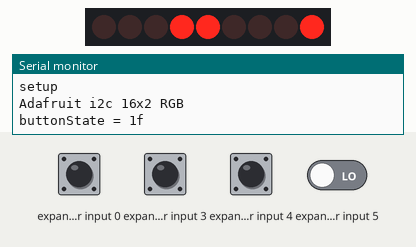
Recording of a program running on a simulated ATmega32, built with avr-gcc and emulated at 1 MHz. On the bench: 9 port-expander outputs drawn as a row of LEDs (first output left, lit = HIGH), the last lines printed to the serial monitor. Wiring (inferred from the names in the program): MCP23017 port expander at I2C address 0x20. Wiring (inferred from the signals the program sends): row of LEDs: on Q1, Q2, Q8, Q9, Q10, Q11, Q12, Q13, Q15. Inputs (shaded band) come from the test bench; at power-on: expander input 0, expander input 3, expander input 4 HIGH, expander input 5 LOW.

Above: at 1.02 s.
1.3 s: expander input 4 pulled LOW for 0.15 s
At 1.74 s:
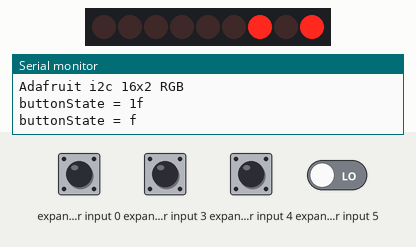
2.0 s: expander input 0 pulled LOW for 1 s
3.6 s: expander input 4 pulled LOW for 1 s
At 5.08 s:
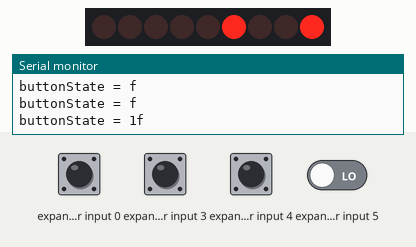
8.3 s: expander input 0 driven LOW and expander input 4 driven LOW
At 8.87 s:
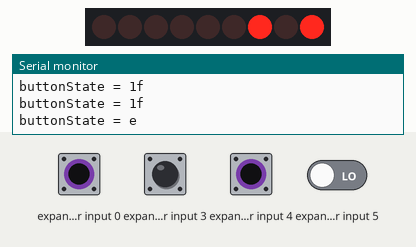
Timing chart, 0 to 11.1 s (numbered marks = the images above; inputs shaded):
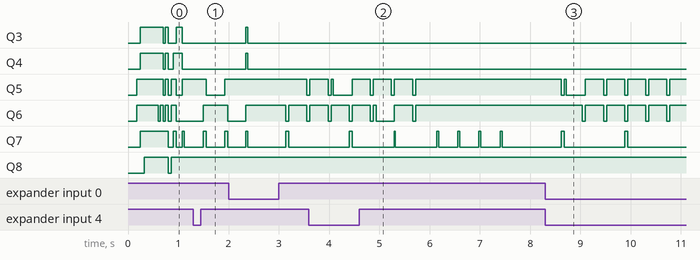

The program:

main.c
```c
#include <avr/io.h>
#include <util/delay.h>
#include <stdio.h>
#include "lcd.h"
#include "uart.h"

#define LCD_ADDRESS 0x40
#define COLUMN_COUNT 16
#define LINE_COUNT 2


#define PRESSED_CHAR '\1'
#define RELEASED_CHAR '\2'
#define UNCHANGED_CHAR '\3'

const uint8_t PRESSED_MAP[] = {
    0b00000,
    0b00000,
    0b00000,
    0b01110,
    0b01110,
    0b01110,
    0b11111,
    0b11111
};


const uint8_t RELEASED_MAP[] = {
    0b00000,
    0b01110,
    0b01110,
    0b01110,
    0b01110,
    0b01110,
    0b11111,
    0b11111
};


const uint8_t UNCHANGED_MAP[] = {
    0b00000,
    0b00000,
    0b00000,
    0b00000,
    0b00000,
    0b00000,
    0b11111,
    0b11111
};


char buffer[17];
uint8_t previousButtonState = 0x00;
uint8_t pressed;
uint8_t released;


void setup()
{
    // Debugging output
    initUart();
    _delay_ms(1);
    print("\r\nsetup\r\n");
    // set up the LCD's number of columns and rows:
    lcdBegin(LCD_ADDRESS, COLUMN_COUNT, LINE_COUNT);
    lcdNoCursor();
    lcdNoBlink();
    lcdSetCursor(10, 0);
    lcdPrint("Hello");
    lcdSetCursor(10, 1);
    lcdPrint("World!");
    lcdCreateChar(PRESSED_CHAR, PRESSED_MAP);
    lcdCreateChar(RELEASED_CHAR, RELEASED_MAP);
    lcdCreateChar(UNCHANGED_CHAR, UNCHANGED_MAP);
    buffer[16] = '\0';
}


int main(void)
{
    setup();
    print("\r\nAdafruit i2c 16x2 RGB\r\n");
    lcdSetCursor(0, 0);
    lcdPrint("SRDUL");
    for (;;)
    {
        uint8_t buttonState = lcdButtonState();
        printValue("buttonState", buttonState);
        pressed = (buttonState ^ previousButtonState) & previousButtonState;
        released = (buttonState ^ previousButtonState) & ~previousButtonState;
        for (uint8_t i = SELECT_BUTTON_PIN; i <= LEFT_BUTTON_PIN; ++i)
        {
            buffer[i] = ((pressed & _BV(i)) != 0) ? PRESSED_CHAR : ((released & _BV(i)) != 0) ? RELEASED_CHAR : UNCHANGED_CHAR;
        }
        buffer[5] = '\0';
        lcdSetCursor(0, 1);
        lcdPrint(buffer);
        previousButtonState = buttonState;
        _delay_ms(250);
    }
}
```

i2cmaster.c
```c
/*************************************************************************
* Title:    I2C master library using hardware TWI interface
* Author:   Peter Fleury <pfleury@gmx.ch>  http://jump.to/fleury
* File:     $Id: twimaster.c,v 1.4 2015/01/17 12:16:05 peter Exp $
* Software: AVR-GCC 3.4.3 / avr-libc 1.2.3
* Target:   any AVR device with hardware TWI
* Usage:    API compatible with I2C Software Library i2cmaster.h
**************************************************************************/
#include "i2cmaster.h"

#include <inttypes.h>
#include <stdio.h>
#include <compat/twi.h>


/* define CPU frequency in hz here if not defined in Makefile */
#ifndef F_CPU
#define F_CPU 1000000UL
#endif

/* I2C clock in Hz */
#define SCL_CLOCK  10000UL

/*************************************************************************
 Initialization of the I2C bus interface. Need to be called only once
*************************************************************************/
void i2c_init(void)
{

// Internal Pull up is not enabled. So external Pull ups are must.
// In case internal pull up is needed, please configure here first.

  /* initialize TWI clock; TWPS = 0 => prescaler = 1 */

  TWSR = 0;                         /* no prescaler */
  TWBR = ((F_CPU/SCL_CLOCK)-16)/2;  /* must be > 10 for stable operation */

}/* i2c_init */


/*************************************************************************
  Issues a start condition and sends address and transfer direction.
  return 0 = device accessible, 1= failed to access device
*************************************************************************/
unsigned char i2c_start(unsigned char address)
{
    uint8_t   twst;

	// send START condition
	TWCR = (1<<TWINT) | (1<<TWSTA) | (1<<TWEN);

	// wait until transmission completed
	while(!(TWCR & (1<<TWINT)));

	// check value of TWI Status Register. Mask prescaler bits.
	twst = TW_STATUS & 0xF8;
	if ( (twst != TW_START) && (twst != TW_REP_START)) return 1;

	// send device address
	TWDR = address;
	TWCR = (1<<TWINT) | (1<<TWEN);

	// wail until transmission completed and ACK/NACK has been received
	while(!(TWCR & (1<<TWINT)));

	// check value of TWI Status Register. Mask prescaler bits.
	twst = TW_STATUS & 0xF8;
	if ( (twst != TW_MT_SLA_ACK) && (twst != TW_MR_SLA_ACK) ) return 1;

	return 0;

}/* End of i2c_start */


/*************************************************************************
 Issues a start condition and sends address and transfer direction.
 If device is busy, use ack polling to wait until device is ready

 Input:   address and transfer direction of I2C device
*************************************************************************/
void i2c_start_wait(unsigned char address)
{
    uint8_t   twst;
    while ( 1 )
    {
	    // send START condition
	    TWCR = (1<<TWINT) | (1<<TWSTA) | (1<<TWEN);
    	// wait until transmission completed
    	while(!(TWCR & (1<<TWINT)));

    	// check value of TWI Status Register. Mask prescaler bits.
    	twst = TW_STATUS & 0xF8;
        //printValue("twst 1", twst);
    	if ( (twst != TW_START) && (twst != TW_REP_START)) continue;

    	// send device address
    	TWDR = address;
    	TWCR = (1<<TWINT) | (1<<TWEN);

    	// wail until transmission completed
    	while(!(TWCR & (1<<TWINT)));

    	// check value of TWI Status Register. Mask prescaler bits.
    	twst = TW_STATUS & 0xF8;
    	if ( (twst == TW_MT_SLA_NACK )||(twst ==TW_MR_DATA_NACK) )
    	{
    	    /* device busy, send stop condition to terminate write operation */
	        TWCR = (1<<TWINT) | (1<<TWEN) | (1<<TWSTO);

	        // wait until stop condition is executed and bus released
	        while(TWCR & (1<<TWSTO));
    	    continue;
    	}
    	//if( twst != TW_MT_SLA_ACK) return 1;
    	break;
     }

}/* i2c_start_wait */


/*************************************************************************
 Issues a repeated start condition and sends address and transfer direction

 Input:   address and transfer direction of I2C device

 Return:  0 device accessible
          1 failed to access device
*************************************************************************/
unsigned char i2c_rep_start(unsigned char address)
{
    return i2c_start( address );

}/* i2c_rep_start */


/*************************************************************************
 Terminates the data transfer and releases the I2C bus
*************************************************************************/
void i2c_stop(void)
{
    /* send stop condition */
	TWCR = (1<<TWINT) | (1<<TWEN) | (1<<TWSTO);

	// wait until stop condition is executed and bus released
	while(TWCR & (1<<TWSTO));

}/* i2c_stop */


/*************************************************************************
  Send one byte to I2C device

  Input:    byte to be transfered
  Return:   0 write successful
            1 write failed
*************************************************************************/
unsigned char i2c_write( unsigned char data )
{
    uint8_t   twst;

	// send data to the previously addressed device
	TWDR = data;
	TWCR = (1<<TWINT) | (1<<TWEN);

	// wait until transmission completed
	while(!(TWCR & (1<<TWINT)));

	// check value of TWI Status Register. Mask prescaler bits
	twst = TW_STATUS & 0xF8;
	if( twst != TW_MT_DATA_ACK) return 1;
	return 0;

}/* i2c_write */


/*************************************************************************
 Read one byte from the I2C device, request more data from device

 Return:  byte read from I2C device
*************************************************************************/
unsigned char i2c_readAck(void)
{
	TWCR = (1<<TWINT) | (1<<TWEN) | (1<<TWEA);
	while(!(TWCR & (1<<TWINT)));

    return TWDR;

}/* i2c_readAck */


/*************************************************************************
 Read one byte from the I2C device, read is followed by a stop condition

 Return:  byte read from I2C device
*************************************************************************/
unsigned char i2c_readNak(void)
{
	TWCR = (1<<TWINT) | (1<<TWEN);
	while(!(TWCR & (1<<TWINT)));

    return TWDR;

}/* i2c_readNak */
```

i2cmaster.h
```c
#ifndef _I2CMASTER_H
#define _I2CMASTER_H
/*************************************************************************
* Title:    C include file for the I2C master interface
*           (i2cmaster.S or twimaster.c)
* Author:   Peter Fleury <pfleury@gmx.ch>
* File:     $Id: i2cmaster.h,v 1.12 2015/09/16 09:27:58 peter Exp $
* Software: AVR-GCC 4.x
* Target:   any AVR device
* Usage:    see Doxygen manual
**************************************************************************/

/**
 @file
 @defgroup pfleury_ic2master I2C Master library
 @code #include <i2cmaster.h> @endcode

 @brief I2C (TWI) Master Software Library

 Basic routines for communicating with I2C slave devices. This single master
 implementation is limited to one bus master on the I2C bus.

 This I2c library is implemented as a compact assembler software implementation of the I2C protocol
 which runs on any AVR (i2cmaster.S) and as a TWI hardware interface for all AVR with built-in TWI hardware (twimaster.c).
 Since the API for these two implementations is exactly the same, an application can be linked either against the
 software I2C implementation or the hardware I2C implementation.

 Use 4.7k pull-up resistor on the SDA and SCL pin.

 Adapt the SCL and SDA port and pin definitions and eventually the delay routine in the module
 i2cmaster.S to your target when using the software I2C implementation !

 Adjust the  CPU clock frequence F_CPU in twimaster.c or in the Makfile when using the TWI hardware implementaion.

 @note
    The module i2cmaster.S is based on the Atmel Application Note AVR300, corrected and adapted
    to GNU assembler and AVR-GCC C call interface.
    Replaced the incorrect quarter period delays found in AVR300 with
    half period delays.

 @author Peter Fleury pfleury@gmx.ch  http://tinyurl.com/peterfleury
 @copyright (C) 2015 Peter Fleury, GNU General Public License Version 3

 @par API Usage Example
  The following code shows typical usage of this library, see example test_i2cmaster.c

 @code

 #include <i2cmaster.h>


 #define Dev24C02  0xA2      // device address of EEPROM 24C02, see datasheet

 int main(void)
 {
     unsigned char ret;

     i2c_init();                             // initialize I2C library

     // write 0x75 to EEPROM address 5 (Byte Write)
     i2c_start_wait(Dev24C02+I2C_WRITE);     // set device address and write mode
     i2c_write(0x05);                        // write address = 5
     i2c_write(0x75);                        // write value 0x75 to EEPROM
     i2c_stop();                             // set stop conditon = release bus


     // read previously written value back from EEPROM address 5
     i2c_start_wait(Dev24C02+I2C_WRITE);     // set device address and write mode

     i2c_write(0x05);                        // write address = 5
     i2c_rep_start(Dev24C02+I2C_READ);       // set device address and read mode

     ret = i2c_readNak();                    // read one byte from EEPROM
     i2c_stop();

     for(;;);
 }
 @endcode

*/


/**@{*/

#if (__GNUC__ * 100 + __GNUC_MINOR__) < 304
#error "This library requires AVR-GCC 3.4 or later, update to newer AVR-GCC compiler !"
#endif

#include <avr/io.h>

/** defines the data direction (reading from I2C device) in i2c_start(),i2c_rep_start() */
#define I2C_READ    1

/** defines the data direction (writing to I2C device) in i2c_start(),i2c_rep_start() */
#define I2C_WRITE   0


/**
 @brief initialize the I2C master interace. Need to be called only once
 @return none
 */
extern void i2c_init(void);


/**
 @brief Terminates the data transfer and releases the I2C bus
 @return none
 */
extern void i2c_stop(void);


/**
 @brief Issues a start condition and sends address and transfer direction

 @param    addr address and transfer direction of I2C device
 @retval   0   device accessible
 @retval   1   failed to access device
 */
extern unsigned char i2c_start(unsigned char addr);


/**
 @brief Issues a repeated start condition and sends address and transfer direction

 @param   addr address and transfer direction of I2C device
 @retval  0 device accessible
 @retval  1 failed to access device
 */
extern unsigned char i2c_rep_start(unsigned char addr);


/**
 @brief Issues a start condition and sends address and transfer direction

 If device is busy, use ack polling to wait until device ready
 @param    addr address and transfer direction of I2C device
 @return   none
 */
extern void i2c_start_wait(unsigned char addr);


/**
 @brief Send one byte to I2C device
 @param    data  byte to be transfered
 @retval   0 write successful
 @retval   1 write failed
 */
extern unsigned char i2c_write(unsigned char data);


/**
 @brief    read one byte from the I2C device, request more data from device
 @return   byte read from I2C device
 */
extern unsigned char i2c_readAck(void);

/**
 @brief    read one byte from the I2C device, read is followed by a stop condition
 @return   byte read from I2C device
 */
extern unsigned char i2c_readNak(void);

/**
 @brief    read one byte from the I2C device

 Implemented as a macro, which calls either @ref i2c_readAck or @ref i2c_readNak

 @param    ack 1 send ack, request more data from device<br>
               0 send nak, read is followed by a stop condition
 @return   byte read from I2C device
 */
extern unsigned char i2c_read(unsigned char ack);
#define i2c_read(ack)  (ack) ? i2c_readAck() : i2c_readNak();


/**@}*/
#endif
```

mcp23017.c
```c
#include "mcp23x17.h"

#include "i2cmaster.h"
//#include "uart.h"


// registers
#define MCP23017_IODIRA 0x00
#define MCP23017_IPOLA 0x02
#define MCP23017_GPINTENA 0x04
#define MCP23017_DEFVALA 0x06
#define MCP23017_INTCONA 0x08
#define MCP23017_IOCONA 0x0A
#define MCP23017_GPPUA 0x0C
#define MCP23017_INTFA 0x0E
#define MCP23017_INTCAPA 0x10
#define MCP23017_GPIOA 0x12
#define MCP23017_OLATA 0x14
#define MCP23017_IODIRB 0x01
#define MCP23017_IPOLB 0x03
#define MCP23017_GPINTENB 0x05
#define MCP23017_DEFVALB 0x07
#define MCP23017_INTCONB 0x09
#define MCP23017_IOCONB 0x0B
#define MCP23017_GPPUB 0x0D
#define MCP23017_INTFB 0x0F
#define MCP23017_INTCAPB 0x11
#define MCP23017_GPIOB 0x13
#define MCP23017_OLATB 0x15


/*
** Private
*/
uint8_t i2cAddress;


uint8_t mcpReadRegister(uint8_t reg)
{
    i2c_start_wait(i2cAddress + I2C_WRITE);
    i2c_write(reg);
    i2c_rep_start(i2cAddress + I2C_READ);
    uint8_t data = i2c_readNak();
    i2c_stop();
    return data;
}

/*
uint16_t mcpReadTwoBytes(uint8_t reg)
{
    uint8_t a, b;
    uint16_t data;
    i2c_start_wait(i2caddress + I2C_WRITE);
    //print("  started\r\n");
    i2c_write(reg);
    //printValue("  written reg", reg);
    i2c_rep_start( i2caddress + I2C_READ);
    //print("  rep_started\r\n");
    a = i2c_readNak();
    b = i2c_readNak();
    data = a;
    data <<= 8;
    data |= b;
    //printValue("  readAck", data & 0xFF);
    //printValue("  readNak", data >> 8);
    i2c_stop();
    //print("ready mcp23017ReadTwoByte\r\n");
    return data; // ~data?
}
*/

void mcpWriteRegister(uint8_t reg, uint8_t value)
{
   i2c_start(i2cAddress + I2C_WRITE);
   i2c_write(reg);
   i2c_write(value);
   i2c_stop();
}


void mcpClearRegisterMask(uint8_t reg, uint8_t mask)
{
    uint8_t data = mcpReadRegister(reg);
    data &= ~mask;
    mcpWriteRegister(reg, data);
}


void mcpSetRegisterMask(uint8_t reg, uint8_t mask)
{
    uint8_t data = mcpReadRegister(reg);
    data |= mask;
    mcpWriteRegister(reg, data);
}


/*
** Interface
*/
void mcpInit(uint8_t address)
{
    i2cAddress = address;
    mcpWriteRegister(MCP23017_IODIRA, 0xFF); // All inputs
    mcpWriteRegister(MCP23017_IODIRB, 0xFF); // All inputs
}


void mcpPinModeA(uint8_t mask, uint8_t mode)
{
    if (mode == OUTPUT)
    {
        mcpClearRegisterMask(MCP23017_IODIRA, mask);
    }
    else
    {
        mcpSetRegisterMask(MCP23017_IODIRA, mask);
    }
}


void mcpPinModeB(uint8_t mask, uint8_t mode)
{
    if (mode == OUTPUT)
    {
        mcpClearRegisterMask(MCP23017_IODIRB, mask);
    }
    else
    {
        mcpSetRegisterMask(MCP23017_IODIRB, mask);
    }
}


void mcpDigitalWriteA(uint8_t mask, uint8_t level) {
    uint8_t gpio = mcpReadRegister(MCP23017_OLATA);
    if (level == LOW)
    {
        gpio &= ~mask;
    }
    else
    {
        gpio |= mask;
    }
    mcpWriteRegister(MCP23017_GPIOA, gpio);
}


void mcpDigitalWriteB(uint8_t mask, uint8_t level) {
    uint8_t gpio = mcpReadRegister(MCP23017_OLATB);
    if (level == LOW)
    {
        gpio &= ~mask;
    }
    else
    {
        gpio |= mask;
    }
    mcpWriteRegister(MCP23017_GPIOB, gpio);
}


void mcpPullUpA(uint8_t mask, uint8_t level)
{
    if (level == LOW)
    {
        mcpClearRegisterMask(MCP23017_GPPUA, mask);
    }
    else
    {
        mcpSetRegisterMask(MCP23017_GPPUA, mask);
    }

}


void mcpPullUpB(uint8_t mask, uint8_t level)
{
    if (level == LOW)
    {
        mcpClearRegisterMask(MCP23017_GPPUB, mask);
    }
    else
    {
        mcpSetRegisterMask(MCP23017_GPPUB, mask);
    }

}


uint8_t mcpReadGpioA()
{
    return mcpReadRegister(MCP23017_GPIOA);
}


uint8_t mcpReadGpioB()
{
    return mcpReadRegister(MCP23017_GPIOB);
}


uint16_t mcpReadGpioAB()
{
    uint16_t ba;
    ba = mcpReadRegister(MCP23017_GPIOB) << 8 | mcpReadRegister(MCP23017_GPIOA);
    //printValue("ba", ba);
    //printValue("twoBytes",  mcp23017ReadTwoBytes(MCP23017_GPIOA));
    return ba;
}


void mcpWriteGpioAB(uint16_t ba)
{
    i2c_start(i2cAddress + I2C_WRITE);
    i2c_write(MCP23017_GPIOA);
    i2c_write(ba & 0xFF);
    i2c_write(ba >> 8);
    i2c_stop();
}
```

mcp23x17.h
```c
#ifndef _MCP23X17_H_
#define _MCP23X17_H_

#include <stdint.h>

#define OUTPUT 0
#define INPUT 1

#define LOW 0
#define HIGH 1

void mcpInit(uint8_t address);
void mcpPinModeA(uint8_t mask, uint8_t mode);
void mcpPinModeB(uint8_t mask, uint8_t mode);
void mcpDigitalWriteA(uint8_t mask, uint8_t level);
void mcpDigitalWriteB(uint8_t mask, uint8_t level);
void mcpPullUpA(uint8_t mask, uint8_t level);
void mcpPullUpB(uint8_t mask, uint8_t level);
uint8_t mcpReadGpioA();
uint8_t mcpReadGpioB();
uint16_t mcpReadGpioAB();
void mcpWriteGpioAB(uint16_t ba);

#endif /* _MCP23X17_H_ */
```

Source omitted: uart.c (2287 bytes), uart.h (333 bytes), lcd.c (9635 bytes), lcd.h (893 bytes)
